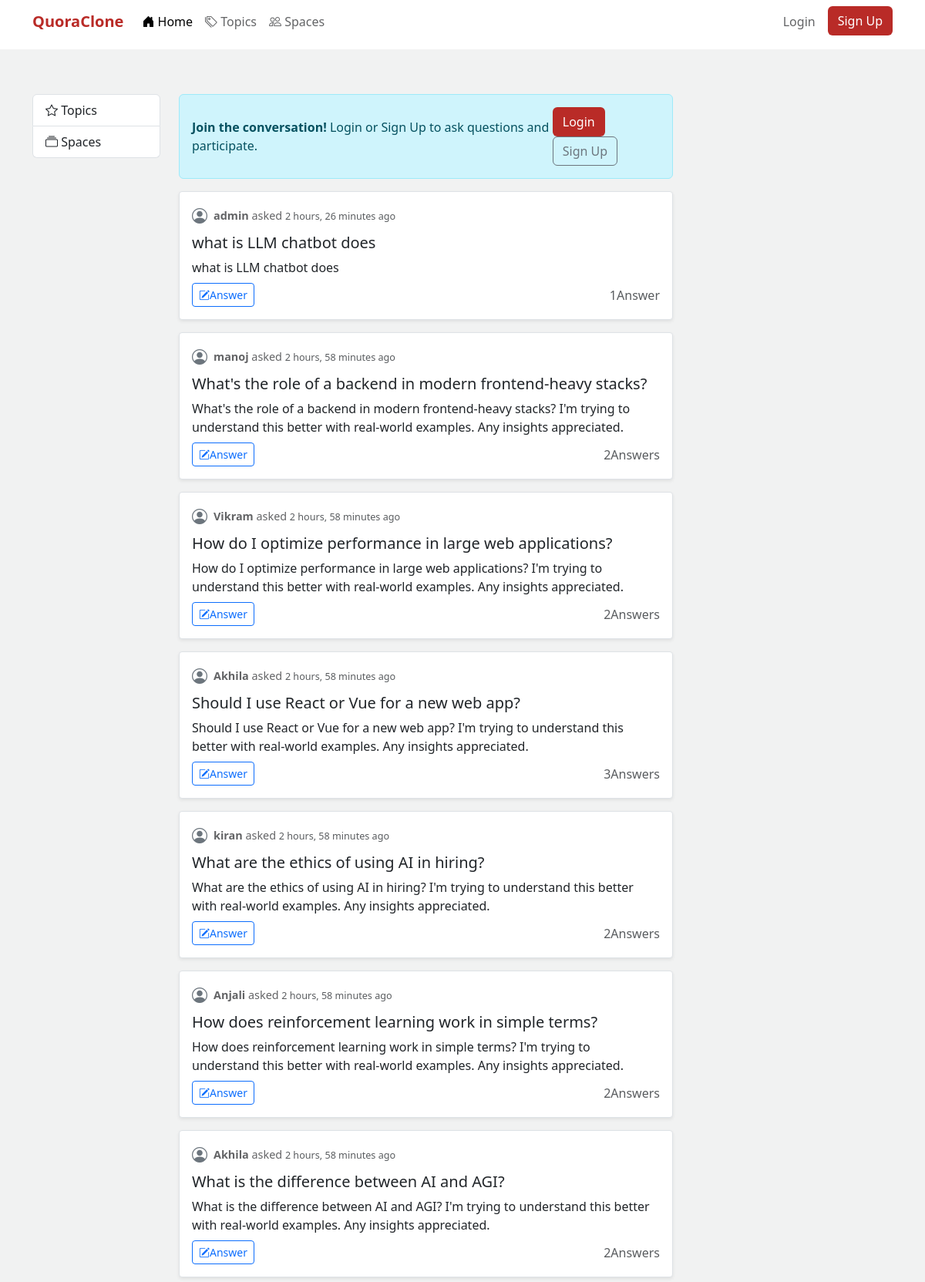
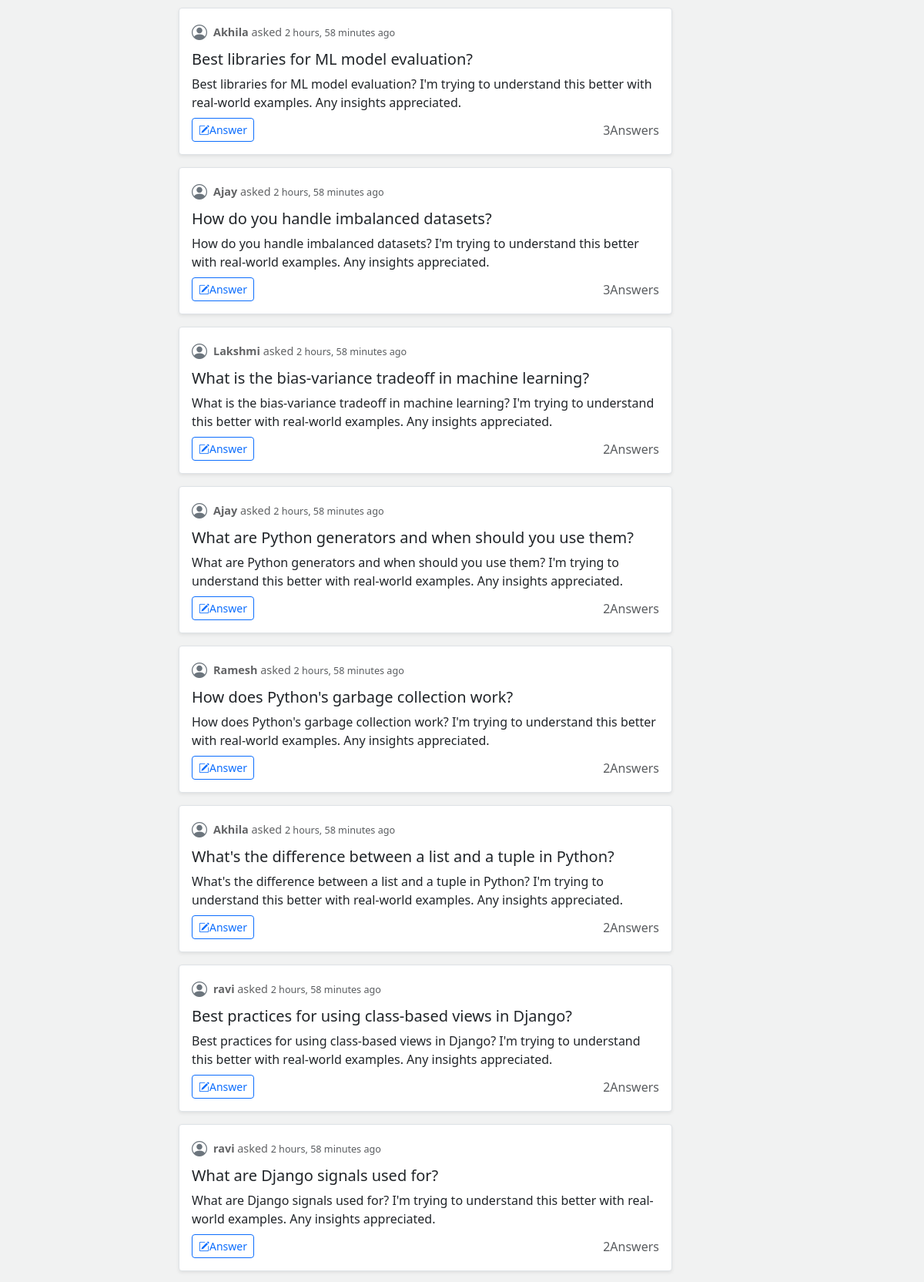
The page / (upper part) on the database its author committed (2 pictures, top to bottom).
### core/models.py (models this page shows, shortened)
class Question(models.Model):
    user = models.ForeignKey(User, on_delete=models.CASCADE, related_name='questions', help_text="The user who asked the question.")
    title = models.CharField(max_length=200, help_text="The main text of the question.")
    content = models.TextField(blank=True, help_text="Optional additional details or context for the question.")
    topics = models.ManyToManyField(Topic, related_name='questions', blank=True, help_text="Topics associated with this question.")
    space = models.ForeignKey(
        Space,
        on_delete=models.SET_NULL, # Keep question even if space is deleted
        null=True,
        blank=True,
        related_name='questions',
        help_text="The space this question belongs to, if any."
    )
    created_at = models.DateTimeField(auto_now_add=True)

### core/views.py (the view, shortened to what this page needs)
# urls.py: path('', views.home, name='home'),
def home(request):
    questions = Question.objects.all().order_by('-created_at')
    return render(request, 'index.html', {
        'questions': questions,
        'question_form': QuestionForm()
    })

### core/context_processors.py (called while the page is built)
def auth_forms_context(request):
    context = {}
    if not request.user.is_authenticated:
        if request.path not in [request.build_absolute_uri(url) for url in ['/login/', '/signup/']]: # Basic check
             context['login_form'] = LoginForm(request=request) # Pass request for AuthenticationForm
             context['signup_form'] = CustomUserCreationForm()
    return context

### templates/index.html (shortened to what this page needs)
{% extends 'base.html' %}
{% load static %}
{% block content %}
<div class="row">
    <div class="col-md-2 d-none d-md-block">
        <div class="list-group sticky-top" style="top: 80px;">
          <a href="{% url 'core:topic_list' %}" class="list-group-item list-group-item-action"><i class="bi bi-star"></i> Topics</a>
          <a href="{% url 'core:space_list' %}" class="list-group-item list-group-item-action"><i class="bi bi-collection"></i> Spaces</a>
        </div>
    </div>
    <div class="col-md-7">
        {% if user.is_authenticated %}
        <div class="card shadow-sm mb-3">
            <div class="card-body d-flex align-items-center">
                 <i class="bi bi-person-circle fs-3 me-2 text-secondary"></i>
                 <button type="button" class="form-control text-muted text-start" data-bs-toggle="modal" data-bs-target="#askQuestionModal">
                   What is your question, {{ user.username }}?
                 </button>
                 <button type="button" class="btn btn-sm btn-outline-secondary ms-2" data-bs-toggle="modal" data-bs-target="#askQuestionModal">Ask</button>
            </div>
        </div>
        {% else %}
        <div class="alert alert-info d-flex align-items-center justify-content-between" role="alert">
            <div>
                <strong>Join the conversation!</strong> Login or Sign Up to ask questions and participate.
            </div>
            <div>
                <button type="button" class="btn btn-quora me-2" data-bs-toggle="modal" data-bs-target="#loginModal">
                    Login
                </button>
                <button type="button" class="btn btn-outline-secondary" data-bs-toggle="modal" data-bs-target="#signupModal">
                    Sign Up
                </button>
            </div>
        </div>
        {% endif %}
        {% if questions %}
            {% for question in questions %}
                <div class="question-card shadow-sm">
                    <div class="question-meta d-flex align-items-center mb-2">
                         <i class="bi bi-person-circle fs-5 me-2 text-secondary"></i>
                         <div>
                            <span class="fw-bold">{{ question.user.username }}</span> asked
                            <small class="text-muted">{{ question.created_at|timesince }} ago</small>
                         </div>
                    </div>
                    <h5 class="mb-2"><a href="{% url 'core:question_detail' question.id %}" class="text-decoration-none text-dark">{{ question.title }}</a></h5>
                    {% if question.content %}
                    <p class="mb-2">{{ question.content|truncatewords_html:40|safe }}</p>
                    {% endif %}
                    <div class="d-flex justify-content-start align-items-center">
                        {% if user.is_authenticated %}
                         <a href="{% url 'core:question_detail' question.id %}" class="btn btn-sm btn-outline-primary me-2">
                            <i class="bi bi-pencil-square"></i>Answer ({{ question.answers.count }})
                         </a>
                        {% else %}
                            <a href="{% url 'core:question_detail' question.id %}" class="btn btn-sm btn-outline-primary me-2" data-bs-toggle="modal" data-bs-target="#loginModal">
                                <i class="bi bi-pencil-square"></i>Answer
                            </a>
                        {% endif %}
                         <span class="text-muted ms-auto">{{ question.answers.count }}Answer{{ question.answers.count|pluralize }}</span>
                    </div>
                </div>
            {% endfor %}
        {% else %}
            <div class="card card-body text-center">
                <p class="mb-0">No questions have been asked yet. Be the first!</p>
            </div>
        {% endif %}
    </div>
</div>
{% endblock %}

### templates/base.html (style rules this page uses)
body { background-color: #f1f2f2; }
.btn-quora { background-color: #b92b27; color: white; }
.question-card, .answer-card { background-color: #fff; border: 1px solid #dee2e6; border-radius: 0.25rem; padding: 1rem; margin-bottom: 1rem; }
.question-meta, .answer-meta { font-size: 0.9em; color: #636466; margin-bottom: 0.5rem; }

### rows shown on the page
Question: user.username "admin", created_at "2 hours, 26 minutes", title "what is LLM chatbot does", content "what is LLM chatbot does", answers.count "1"
Question: user.username "manoj", created_at "2 hours, 58 minutes", title "What's the role of a backend in modern frontend-heavy stacks?", content "What's the role of a backend in modern frontend-heavy stacks? I'm trying to understand this better with real-world examples. Any insights appreciated.", answers.count "2"
Question: user.username "Vikram", created_at "2 hours, 58 minutes", title "How do I optimize performance in large web applications?", content "How do I optimize performance in large web applications? I'm trying to understand this better with real-world examples. Any insights appreciated.", answers.count "2"
Question: user.username "Akhila", created_at "2 hours, 58 minutes", title "Should I use React or Vue for a new web app?", content "Should I use React or Vue for a new web app? I'm trying to understand this better with real-world examples. Any insights appreciated.", answers.count "3"
Question: user.username "kiran", created_at "2 hours, 58 minutes", title "What are the ethics of using AI in hiring?", content "What are the ethics of using AI in hiring? I'm trying to understand this better with real-world examples. Any insights appreciated.", answers.count "2"
Question: user.username "Anjali", created_at "2 hours, 58 minutes", title "How does reinforcement learning work in simple terms?", content "How does reinforcement learning work in simple terms? I'm trying to understand this better with real-world examples. Any insights appreciated.", answers.count "2"
Question: user.username "Akhila", created_at "2 hours, 58 minutes", title "What is the difference between AI and AGI?", content "What is the difference between AI and AGI? I'm trying to understand this better with real-world examples. Any insights appreciated.", answers.count "2"
Question: user.username "Akhila", created_at "2 hours, 58 minutes", title "Best libraries for ML model evaluation?", content "Best libraries for ML model evaluation? I'm trying to understand this better with real-world examples. Any insights appreciated.", answers.count "3"
Question: user.username "Ajay", created_at "2 hours, 58 minutes", title "How do you handle imbalanced datasets?", content "How do you handle imbalanced datasets? I'm trying to understand this better with real-world examples. Any insights appreciated.", answers.count "3"
Question: user.username "Lakshmi", created_at "2 hours, 58 minutes", title "What is the bias-variance tradeoff in machine learning?", content "What is the bias-variance tradeoff in machine learning? I'm trying to understand this better with real-world examples. Any insights appreciated.", answers.count "2"
Question: user.username "Ajay", created_at "2 hours, 58 minutes", title "What are Python generators and when should you use them?", content "What are Python generators and when should you use them? I'm trying to understand this better with real-world examples. Any insights appreciated.", answers.count "2"
Question: user.username "Ramesh", created_at "2 hours, 58 minutes", title "How does Python's garbage collection work?", content "How does Python's garbage collection work? I'm trying to understand this better with real-world examples. Any insights appreciated.", answers.count "2"
Question: user.username "Akhila", created_at "2 hours, 58 minutes", title "What's the difference between a list and a tuple in Python?", content "What's the difference between a list and a tuple in Python? I'm trying to understand this better with real-world examples. Any insights appreciated.", answers.count "2"
Question: user.username "ravi", created_at "2 hours, 58 minutes", title "Best practices for using class-based views in Django?", content "Best practices for using class-based views in Django? I'm trying to understand this better with real-world examples. Any insights appreciated.", answers.count "2"
Question: user.username "ravi", created_at "2 hours, 58 minutes", title "What are Django signals used for?", content "What are Django signals used for? I'm trying to understand this better with real-world examples. Any insights appreciated.", answers.count "2"
